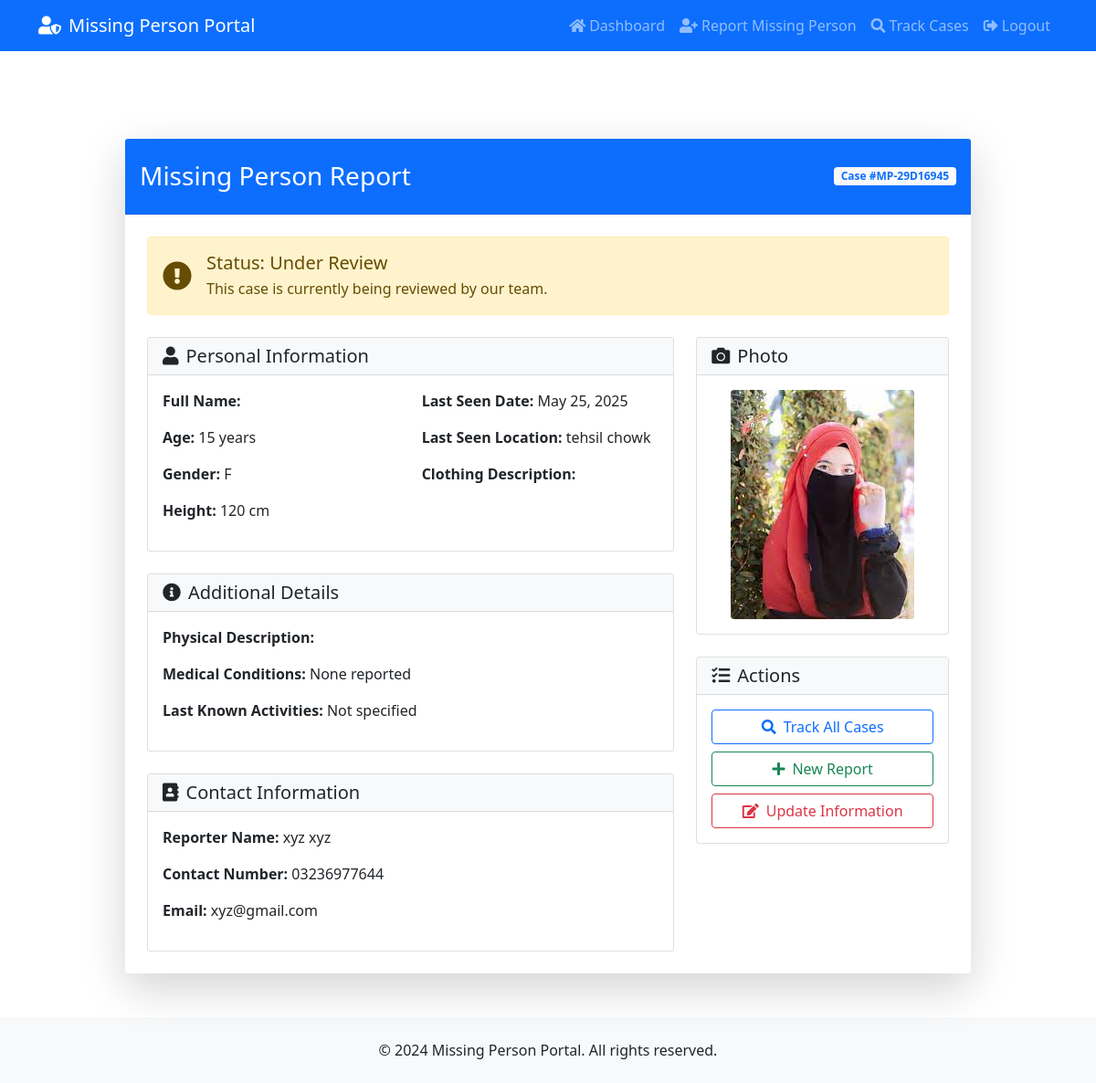
Screenshot of /user/missing-person/MP-29D16945/ (signed in) with the database file from the repository.
### user/models.py (models this page shows, shortened)
class MissingPerson(models.Model):
    GENDER_CHOICES = (
        ('M', 'Male'),
        ('F', 'Female'),
        ('O', 'Other'),
    )
    STATUS_CHOICES = (
        ('pending', 'Pending'),
        ('investigation', 'Under Investigation'),
        ('found', 'Found'),
        ('closed', 'Closed'),
    )
    first_name = models.CharField(max_length=100)
    last_name = models.CharField(max_length=100)
    age = models.IntegerField()
    gender = models.CharField(max_length=1, choices=GENDER_CHOICES)
    date_of_birth = models.DateField()
    height = models.CharField(max_length=50, help_text="Height in feet and inches")
    weight = models.CharField(max_length=50, help_text="Weight in kg")
    eye_color = models.CharField(max_length=50)
    hair_color = models.CharField(max_length=50)
    skin_color = models.CharField(max_length=50)
    distinguishing_marks = models.TextField(blank=True, help_text="Scars, tattoos, or other identifying marks")
    last_seen_date = models.DateField()
    last_seen_location = models.CharField(max_length=255)
    last_seen_wearing = models.TextField(help_text="Description of clothes last seen wearing")
    reporter = models.ForeignKey(User, on_delete=models.CASCADE, related_name='reported_missing_persons')
    contact_number = models.CharField(max_length=15)
    additional_contact = models.CharField(max_length=15, blank=True)
    case_number = models.CharField(max_length=50, unique=True)
    status = models.CharField(max_length=20, choices=STATUS_CHOICES, default='pending')
    assigned_officer = models.ForeignKey(User, on_delete=models.SET_NULL, null=True, blank=True,
                                       related_name='assigned_missing_persons')
    location_found = models.CharField(max_length=255, blank=True, null=True)
    found_date = models.DateField(blank=True, null=True)
    description = models.TextField(help_text="Additional details about the missing person")
    photo = models.ImageField(upload_to='missing_persons/')
    additional_photos = models.ImageField(upload_to='missing_persons/additional/', blank=True, null=True)
    created_at = models.DateTimeField(auto_now_add=True)
    updated_at = models.DateTimeField(auto_now=True)
    class Meta:
        ordering = ['-created_at']
        verbose_name = 'Missing Person'
        verbose_name_plural = 'Missing Persons'

### frontend/models.py (models this page shows, shortened)
class User(AbstractUser):
    USER_TYPE_CHOICES = (
        ('user', 'Regular User'),
        ('officer', 'Police Officer'),
        ('admin', 'Admin'),
    )
    RANK_CHOICES = (
        ('IGP', 'Inspector General of Police (IGP)'),
        ('DIG', 'Deputy Inspector General (DIG)'),
        ('SSP', 'Senior Superintendent of Police (SSP)'),
        ('SP', 'Superintendent of Police (SP)'),
        ('DSP', 'Deputy Superintendent of Police (DSP)'),
        ('ASP', 'Assistant Superintendent of Police (ASP)'),
        ('Inspector', 'Inspector'),
        ('SI', 'Sub-Inspector (SI)'),
        ('ASI', 'Assistant Sub-Inspector (ASI)'),
        ('HC', 'Head Constable (HC)'),
        ('Constable', 'Constable'),
    )
    user_type = models.CharField(max_length=10, choices=USER_TYPE_CHOICES, default='user')
    phone_number = models.CharField(max_length=15, blank=True)
    address = models.TextField(blank=True)
    profile_picture = models.ImageField(upload_to='profile_pictures/', blank=True, null=True)
    date_of_birth = models.DateField(null=True, blank=True)
    is_verified = models.BooleanField(default=False)
    created_at = models.DateTimeField(auto_now_add=True)
    updated_at = models.DateTimeField(auto_now=True)
    cnic = models.CharField(max_length=15, unique=True, blank=True, null=True, help_text="Format: 12345-1234567-1")
    rank = models.CharField(max_length=20, choices=RANK_CHOICES, blank=True, null=True)
    groups = models.ManyToManyField(
        'auth.Group',
        verbose_name=_('groups'),
        blank=True,
        help_text=_(
            'The groups this user belongs to. A user will get all permissions '
            'granted to each of their groups.'
        ),
        related_name='frontend_user_set',
        related_query_name='frontend_user'
    )
    user_permissions = models.ManyToManyField(
        'auth.Permission',
        verbose_name=_('user permissions'),
        blank=True,
        help_text=_('Specific permissions for this user.'),
        related_name='frontend_user_set',
        related_query_name='frontend_user'
    )
    def is_admin(self):
        return self.user_type == 'admin' or self.is_superuser
    def is_officer(self):
        return self.user_type == 'officer'
    class Meta:
        verbose_name = _('user')
        verbose_name_plural = _('users')
        db_table = 'frontend_user'

### user/views.py (the view)
# urls.py: path('missing-person/<str:case_number>/', views.missing_person_detail, name='missing_person_detail'),
@login_required
def missing_person_detail(request, case_number):
    try:
        missing_person = MissingPerson.objects.get(case_number=case_number)
        if not (request.user.is_admin() or request.user.is_officer() or missing_person.reporter == request.user):
            messages.error(request, 'You are not authorized to view this report.')
            return redirect('user_dashboard')
        return render(request, 'missing_person_detail.html', {'missing_person': missing_person})
    except MissingPerson.DoesNotExist:
        messages.error(request, 'Missing person report not found.')
        return redirect('user_dashboard')

### user/templates/missing_person_detail.html (shortened to what this page needs)
{% extends 'base_user.html' %}
{% block content %}
<div class="container mt-5 pt-5">
    <div class="row justify-content-center">
        <div class="col-md-10">
            <div class="card shadow-lg border-0 rounded-lg">
                <div class="card-header bg-primary text-white py-4">
                    <div class="d-flex justify-content-between align-items-center">
                        <h3 class="mb-0">Missing Person Report</h3>
                        <span class="badge bg-light text-primary">Case #{{ missing_person.case_number }}</span>
                    </div>
                </div>
                <div class="card-body p-4">
                    <div class="alert alert-warning mb-4">
                        <div class="d-flex align-items-center">
                            <i class="fas fa-exclamation-circle fa-2x me-3"></i>
                            <div>
                                <h5 class="alert-heading mb-1">Status: Under Review</h5>
                                <p class="mb-0">This case is currently being reviewed by our team.</p>
                            </div>
                        </div>
                    </div>
                    <div class="row">
                        <div class="col-md-8">
                            <div class="card mb-4">
                                <div class="card-header bg-light">
                                    <h5 class="mb-0"><i class="fas fa-user me-2"></i>Personal Information</h5>
                                </div>
                                <div class="card-body">
                                    <div class="row">
                                        <div class="col-md-6">
                                            <p><strong>Full Name:</strong> {{ missing_person.name }}</p>
                                            <p><strong>Age:</strong> {{ missing_person.age }} years</p>
                                            <p><strong>Gender:</strong> {{ missing_person.gender }}</p>
                                            <p><strong>Height:</strong> {{ missing_person.height }} cm</p>
                                        </div>
                                        <div class="col-md-6">
                                            <p><strong>Last Seen Date:</strong> {{ missing_person.last_seen_date }}</p>
                                            <p><strong>Last Seen Location:</strong> {{ missing_person.last_seen_location }}</p>
                                            <p><strong>Clothing Description:</strong> {{ missing_person.clothing_description }}</p>
                                        </div>
                                    </div>
                                </div>
                            </div>
                            <div class="card mb-4">
                                <div class="card-header bg-light">
                                    <h5 class="mb-0"><i class="fas fa-info-circle me-2"></i>Additional Details</h5>
                                </div>
                                <div class="card-body">
                                    <p><strong>Physical Description:</strong> {{ missing_person.physical_description }}</p>
                                    <p><strong>Medical Conditions:</strong> {{ missing_person.medical_conditions|default:"None reported" }}</p>
                                    <p><strong>Last Known Activities:</strong> {{ missing_person.last_known_activities|default:"Not specified" }}</p>
                                </div>
                            </div>
                            <div class="card">
                                <div class="card-header bg-light">
                                    <h5 class="mb-0"><i class="fas fa-address-book me-2"></i>Contact Information</h5>
                                </div>
                                <div class="card-body">
                                    <p><strong>Reporter Name:</strong> {{ missing_person.reporter.get_full_name }}</p>
                                    <p><strong>Contact Number:</strong> {{ missing_person.reporter.phone_number }}</p>
                                    <p><strong>Email:</strong> {{ missing_person.reporter.email }}</p>
                                </div>
                            </div>
                        </div>
                        <div class="col-md-4">
                            <div class="card mb-4">
                                <div class="card-header bg-light">
                                    <h5 class="mb-0"><i class="fas fa-camera me-2"></i>Photo</h5>
                                </div>
                                <div class="card-body text-center">
                                    {% if missing_person.photo %}
                                        <img src="{{ missing_person.photo.url }}" alt="Missing Person Photo" class="img-fluid rounded">
                                    {% else %}
                                        <div class="text-muted py-5">
                                            <i class="fas fa-image fa-3x mb-3"></i>
                                            <p>No photo available</p>
                                        </div>
                                    {% endif %}
                                </div>
                            </div>
                            <div class="card">
                                <div class="card-header bg-light">
                                    <h5 class="mb-0"><i class="fas fa-tasks me-2"></i>Actions</h5>
                                </div>
                                <div class="card-body">
                                    <div class="d-grid gap-2">
                                        <a href="{% url 'track_cases' %}" class="btn btn-outline-primary">
                                            <i class="fas fa-search me-2"></i>Track All Cases
                                        </a>
                                        <a href="{% url 'report_missing_person' %}" class="btn btn-outline-success">
                                            <i class="fas fa-plus me-2"></i>New Report
                                        </a>
                                        <button class="btn btn-outline-danger" data-bs-toggle="modal" data-bs-target="#updateModal">
                                            <i class="fas fa-edit me-2"></i>Update Information
                                        </button>
                                    </div>
                                </div>
                            </div>
                        </div>
                    </div>
                </div>
            </div>
        </div>
    </div>
</div>
{% endblock %}

### rows the page displays
MissingPerson: case_number "MP-29D16945", age "15", gender "F", height "120", last_seen_date "May 25, 2025", last_seen_location "tehsil chowk", reporter.get_full_name "xyz xyz", reporter.phone_number "03236977644", reporter.email "xyz@gmail.com", photo (picture)

### other values shown
{{ missing_person.medical_conditions|default:"None reported" }} "None reported"
{{ missing_person.last_known_activities|default:"Not specified" }} "Not specified"
